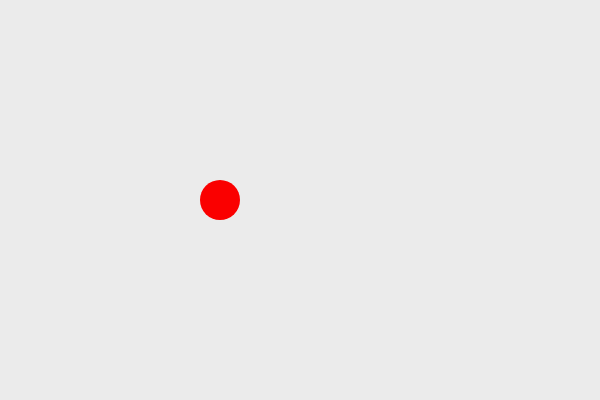
Frame 1 (no input)
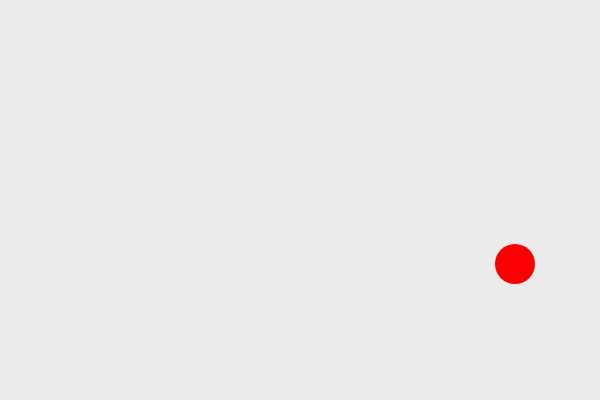
Frame 60 (no input)
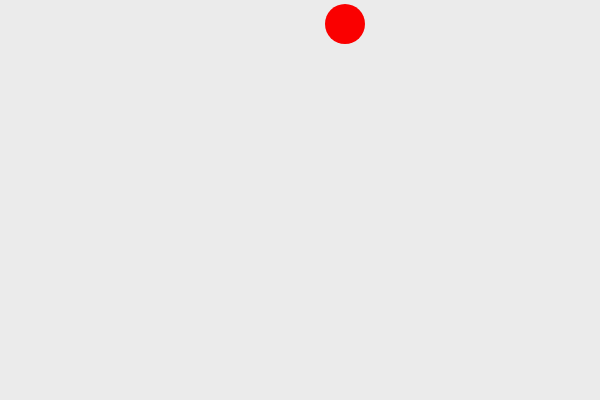
Frame 120 (the mouse pressed at the canvas centre since frame 60)

The p5.js sketch that drew these frames (run headless with seeded random() and noise() and a simulated clock; from frame 60 on, the mouse is pressed at the canvas centre):

// p5.js sketch
// ── sketch.js
let x = 220;
let xspd = 5
let radius = 20;
let y= 200;
let yspd = 5

// actually you are

function setup() {
  createCanvas(600, 400);
  noStroke();
  fill(250, 0, 0);
}

function draw() {
  background(235);

  if (x >= width - radius || x <= radius) {
    xspd = xspd * -1;
  }
if (y>= height - radius || y <= radius) {
    yspd = yspd * -1;
  }
  circle(x, y++, radius * 2);
  
  x = x + xspd;
  y = y + yspd;
}
